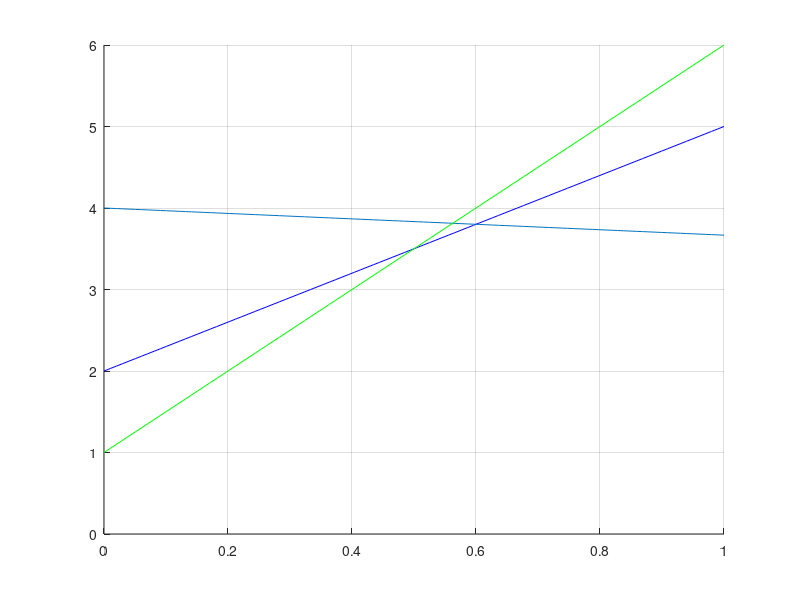

Here is the MATLAB script that generated this plot:
close all

x1 = linspace(0,1,100);
x2 = linspace(0.5,1,100);

y1 = 3 * x1 + 2;
y2 = -x1/3 + 4;
y3 = 5 * x1 + 1;

figure
hold on;
grid on;

b.FaceColor = '#D95319';

plot(x1, y1, 'b')
plot(x1, y2)
plot(x1, y3, 'g')

xlim([0,1])
ylim([0, 6])

hold off;